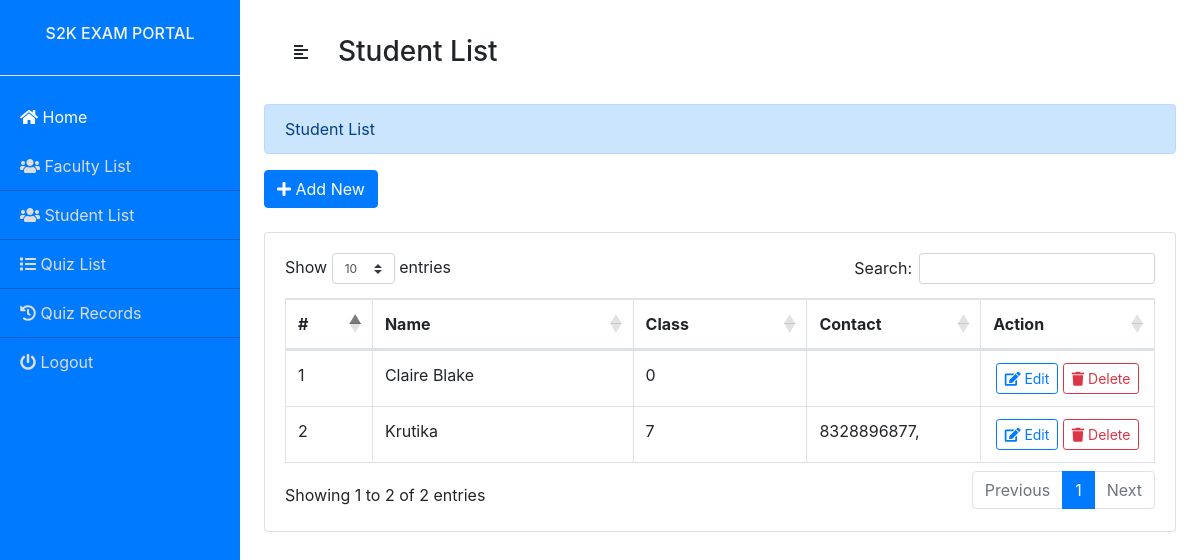
Page /student.php (signed in) on the committed database.
### tables this page shows
CREATE TABLE `students` (
  `id` int(30) NOT NULL,
  `user_id` int(30) NOT NULL,
  `class` int(11) NOT NULL,
  `grp` int(11) NOT NULL,
  `level_section` varchar(100) NOT NULL,
  `date_updated` datetime NOT NULL DEFAULT current_timestamp() ON UPDATE current_timestamp()
);

CREATE TABLE `users` (
  `id` int(30) NOT NULL,
  `name` varchar(150) NOT NULL,
  `class` varchar(3) NOT NULL,
  `school` varchar(55) NOT NULL,
  `address` varchar(55) NOT NULL,
  `user_type` tinyint(1) NOT NULL DEFAULT 1 COMMENT '1 = admin, 2= faculty , 3 = student',
  `email` varchar(55) NOT NULL,
  `password` varchar(25) NOT NULL,
  `mobile` varchar(15) NOT NULL,
  `status` tinyint(1) NOT NULL DEFAULT 1 COMMENT ' 0 = incative , 1 = active',
  `date_updated` datetime NOT NULL DEFAULT current_timestamp() ON UPDATE current_timestamp()
);

### student.php (the view, shortened to what this page needs)
<?php
	include 'db_connect.php';
?>
<!DOCTYPE html>
<html lang="en">
<head>
    <?php include('header.php') ?>
</head>
<body>
    <div class="d-flex" id="wrapper">
        <?php
            include 'navbar_new.php';
        ?>
        <div class="page-content-wrapper" style="width: 100%;">
            <nav class="navbar navbar-expand-lg navbar-light bg-transparent py-4 px-4">
                <div class="d-flex align-items-center">
                    <i class="fas fa-align-left primary-text fs-4 me-3" id="menu-toggle"></i>
                    <h3 class="fs-2 m-0">Student List</h3>
                </div>
            </nav>
            <div class="container-fluid tab-content px-4">
			<div class="col-md-12 alert alert-primary">Student List</div>
				<button class="btn btn-primary bt-sm" id="new_student"><i class="fa fa-plus"></i>	Add New</button>
				<br>
				<div class="card mt-4">
					<div class="card-body">
						<table class="table table-bordered" id='table'>
							<colgroup>
								<col width="10%">
								<col width="30%">
								<col width="20%">
								<col width="20%">
							</colgroup>
							<thead>
								<tr>
									<th>#</th>
									<th>Name</th>
									<th>Class</th>
									<th>Contact</th>
									<th>Action</th>
								</tr>
							</thead>
							<tbody>
							<?php
							$qry = $conn->query("SELECT s.*,u.name,u.mobile from students s left join users u  on s.user_id = u.id order by u.name asc ");
							$i = 1;
							if($qry->num_rows > 0){
								while($row= $qry->fetch_assoc()){
								?>
							<tr>
								<td><?php echo $i++ ?></td>
								<td><?php echo $row['name'] ?></td>
								<td><?php echo $row['class'] ?></td>
								<td><?php echo $row['mobile'] ?></td>
								<td>
									<center>
									<button class="btn btn-sm btn-outline-primary edit_student" data-id="<?php echo $row['id']?>" type="button"><i class="fa fa-edit"></i> Edit</button>
									<button class="btn btn-sm btn-outline-danger remove_student" data-id="<?php echo $row['id']?>" type="button"><i class="fa fa-trash"></i> Delete</button>
									</center>
								</td>
							</tr>
							<?php
							}
							}
							?>
							</tbody>
						</table>
					</div>
				</div>
            </div>
        </div>
    </div>
</body>
</html>

### assets/css/admin.css (style rules this page uses)
#wrapper { overflow-x: hidden; }
#menu-toggle { cursor: pointer; padding: 20px 30px; }

### rows in the picture
students: users.name "Claire Blake", class "0"
students: users.name "Krutika", class "7", users.mobile "8328896877,"
